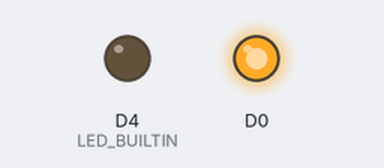
This sketch was run on a simulated ESP8266 (NodeMCU). On the bench: output pins drawn as LEDs (lit = HIGH, except the on-board LED, lit = LOW). WiFi joins after 1.5 s; servers stay silent unless stated.

Above: at 0.3 s.
Timing chart, 0 to 1.8 s (numbered marks = the images above):
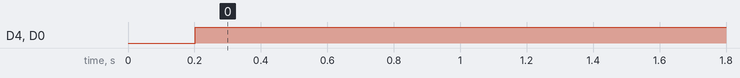

Measured:
- by itself, D4 (LED_BUILTIN), D0: LOW → HIGH at 0.20 s

The sketch:

lampje.ino
```cpp
#include <ESP8266WiFi.h>
#include <ESP8266WiFiAP.h>
#include <ESP8266WiFiGeneric.h>
#include <ESP8266WiFiMulti.h>
#include <ESP8266WiFiScan.h>
#include <ESP8266WiFiSTA.h>
#include <ESP8266WiFiType.h>
#include <WiFiClient.h>
#include <WiFiClientSecure.h>
#include <WiFiServer.h>
#include <WiFiUdp.h>

#include <ESP8266HTTPClient.h>

char ssid[] = "iPhone van Maaike (2)"; //  your network SSID (name)
char pass[] = "pw"; // your network password
int status = WL_IDLE_STATUS;
WiFiClient  client;

void setup() {
  WiFi.begin(ssid, pass);
  Serial.begin(9600);

  pinMode(D0, OUTPUT);
  pinMode(LED_BUILTIN, OUTPUT);
}

// the loop function runs over and over again forever
void loop() {
  HTTPClient http;
  http.begin("http://maaikehek.nl/iot/lampje.txt");

  int httpCode = http.GET();
  String payload = http.getString();

  if (payload == "off") {
    digitalWrite(LED_BUILTIN, LOW);
    digitalWrite(D0, LOW);
    Serial.println(payload);
  } else {
    digitalWrite(LED_BUILTIN, HIGH);
    digitalWrite(D0, HIGH);
    Serial.println(payload);
  }

//  digitalWrite(LED_BUILTIN, LOW);
//  digitalWrite(D0, HIGH);   // turn the LED on (HIGH is the voltage level)
//  delay(1000);              // wait for a second
//  digitalWrite(D0, LOW);    // turn the LED off by making the voltage LOW
    delay(1000);              // wait for a second
}
```
